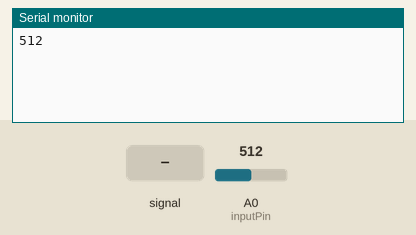
The sketch below on a simulated Arduino Uno, built with avr-gcc and run on an emulated ATmega328P. On the bench: the last lines printed to the serial monitor. Inputs (shaded band) come from the test bench; at power-on: A0 (inputPin) = 512.

Above: at 1.2 s.
1.3 s: A0 (inputPin) fed a 200 Hz sine of ±81 counts around its level
At 2.6 s:
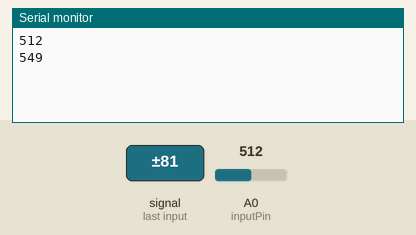
2.8 s: A0 (inputPin) set to 716
At 3.8 s:
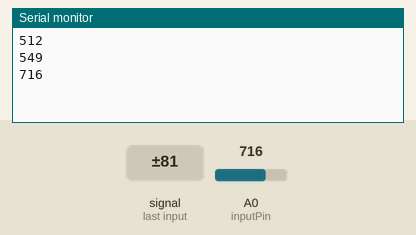
4.3 s: A0 (inputPin) fed a 1000 Hz sine of ±255 counts around its level
At 5.5 s:
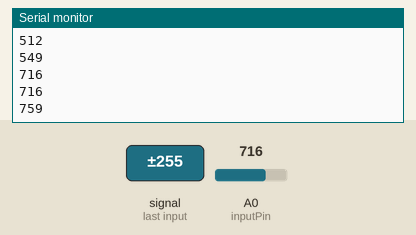
5.8 s: A0 (inputPin) set to 900
At 6.8 s:
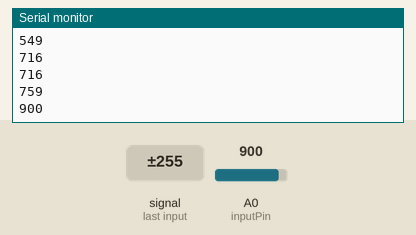
Timing chart, 0 to 8.3 s (numbered marks = the images above; inputs shaded):
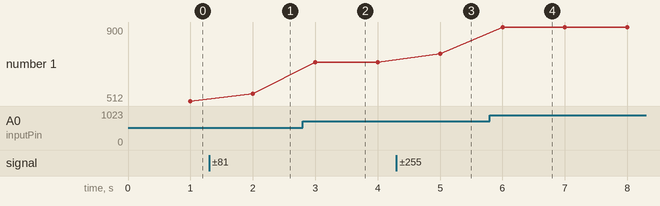

Measured:
- after the input at 1.3 s, the serial monitor: prints a new line after 0.70 s (image 1)
- after the input at 2.8 s, the serial monitor: prints a new line after 0.20 s (image 2)
- after the input at 4.3 s, the serial monitor: prints a new line after 0.70 s (image 3)
- after the input at 5.8 s, the serial monitor: prints a new line after 0.20 s (image 4)
- plotted number 1: 512 → 549 after the input at 1.3 s, 549 → 716 after the input at 2.8 s, 716 → 759 after the input at 4.3 s, 759 → 900 after the input at 5.8 s

The sketch:

Lab_2_Exercise_4_Millis_Function.ino
```cpp
// Connect between 5V and GND, connect the digital output into A0, open the serial plotter and serial monitor in the tools tab.
// Modifying the POT will then change the output voltage reading between 0 and 1203
// Connecting the depth sensor and opening the serial plotter shows the graph moving as an object is moved closer and further from the depth plotter

// Define the number of samples to keep track of. The higher the number, the
// more the readings will be smoothed, but the slower the output will respond to
// the input. Using a constant rather than a normal variable lets us use this
// value to determine the size of the readings array.
const int numReadings = 10;

int readings[numReadings];      // the readings from the analog input
int readIndex = 0;              // the index of the current reading
int total = 0;                  // the running total
int average = 0;                // the average

int inputPin = A0;
long timeNow=0;
long timer=0;
void setup() {
  // initialize serial communication with computer:
  Serial.begin(9600);
  // initialize all the readings to 0:
  for (int thisReading = 0; thisReading < numReadings; thisReading++) {
    readings[thisReading] = 0;
  }
}

void loop() {
  // subtract the last reading:
  total = total - readings[readIndex];
  // read from the sensor:
  readings[readIndex] = analogRead(inputPin);
  // add the reading to the total:
  total = total + readings[readIndex];
  // advance to the next position in the array:
  readIndex = readIndex + 1;

  // if we're at the end of the array...
  if (readIndex >= numReadings) {
    // ...wrap around to the beginning:
    readIndex = 0;
  }

  // calculate the average:
  average = total / numReadings;
  // send it to the computer as ASCII digits


    timeNow=millis();
    if((timeNow-timer)>=1000){ //outputting the result every 1 second when set to 1000
       Serial.println(average);
      timer=timeNow;

    }
  }
```
